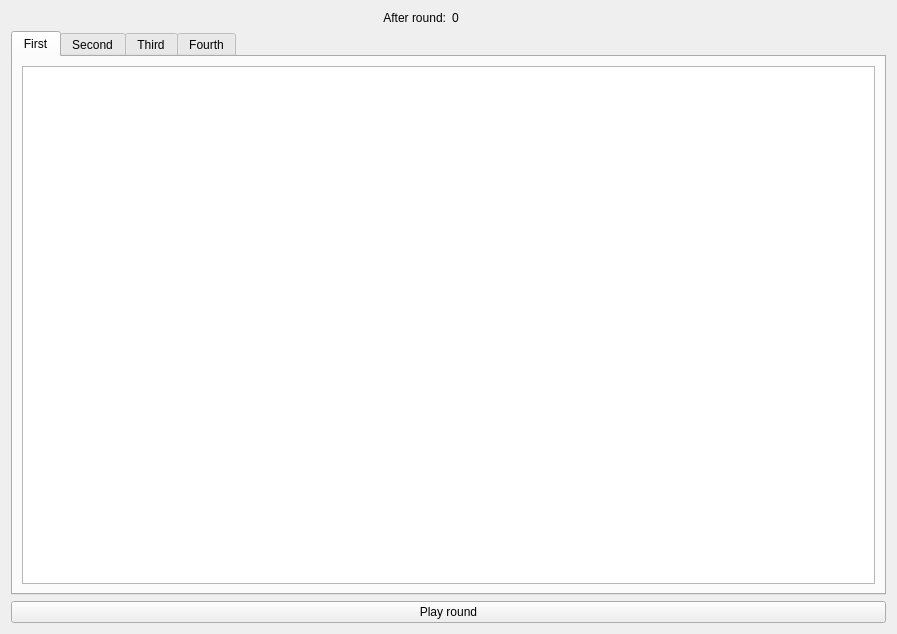
<?xml version="1.0" encoding="UTF-8"?>
<ui version="4.0">
 <class>FourLevelLeague</class>
 <widget class="QWidget" name="FourLevelLeague">
  <property name="geometry">
   <rect>
    <x>0</x>
    <y>0</y>
    <width>897</width>
    <height>634</height>
   </rect>
  </property>
  <property name="windowTitle">
   <string>4-Level League</string>
  </property>
  <layout class="QGridLayout" name="gridLayout">
   <item row="0" column="0">
    <widget class="QLabel" name="label">
     <property name="text">
      <string>After round:</string>
     </property>
     <property name="alignment">
      <set>Qt::AlignRight|Qt::AlignTrailing|Qt::AlignVCenter</set>
     </property>
    </widget>
   </item>
   <item row="0" column="1">
    <widget class="QLabel" name="roundLabel">
     <property name="text">
      <string>0</string>
     </property>
    </widget>
   </item>
   <item row="1" column="0" colspan="2">
    <widget class="QTabWidget" name="tabWidget">
     <property name="enabled">
      <bool>true</bool>
     </property>
     <property name="currentIndex">
      <number>0</number>
     </property>
     <widget class="QWidget" name="firstTableTab">
      <attribute name="title">
       <string>First</string>
      </attribute>
      <layout class="QGridLayout" name="gridLayout_9">
       <item row="1" column="0" colspan="2">
        <widget class="QTableView" name="firstTable"/>
       </item>
      </layout>
     </widget>
     <widget class="QWidget" name="secondTableTab">
      <attribute name="title">
       <string>Second</string>
      </attribute>
      <layout class="QGridLayout" name="gridLayout_2">
       <item row="0" column="0">
        <widget class="QTableView" name="secondTable"/>
       </item>
      </layout>
     </widget>
     <widget class="QWidget" name="thirdTableTab">
      <attribute name="title">
       <string>Third</string>
      </attribute>
      <layout class="QGridLayout" name="gridLayout_3">
       <item row="0" column="0">
        <widget class="QTableView" name="thirdTable"/>
       </item>
      </layout>
     </widget>
     <widget class="QWidget" name="fourthTableTab">
      <attribute name="title">
       <string>Fourth</string>
      </attribute>
      <layout class="QGridLayout" name="gridLayout_4">
       <item row="0" column="0">
        <widget class="QTableView" name="fourthTable"/>
       </item>
      </layout>
     </widget>
    </widget>
   </item>
   <item row="2" column="0" colspan="2">
    <widget class="QPushButton" name="leaguePlayButton">
     <property name="text">
      <string>Play round</string>
     </property>
    </widget>
   </item>
  </layout>
 </widget>
 <resources/>
 <connections/>
</ui>
